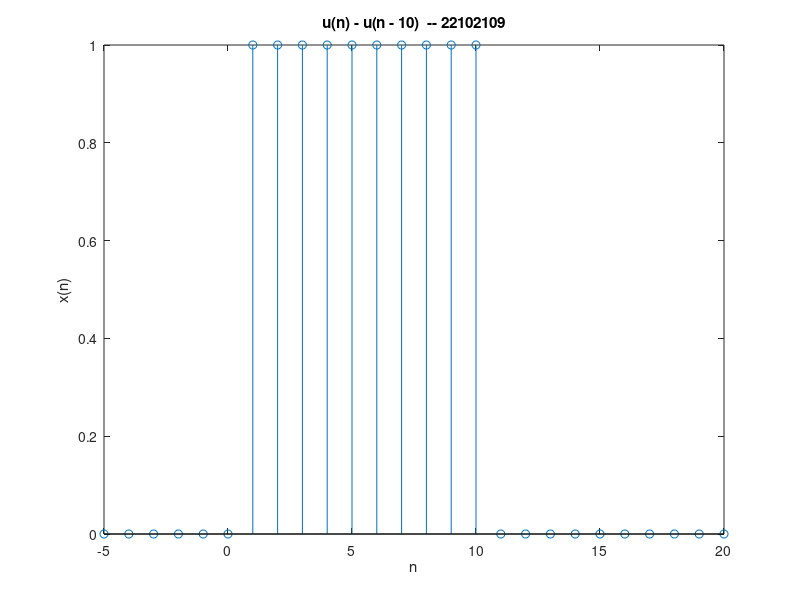

MATLAB code to generate this figure:
clc;
clear all;
n = -5:1:20;
u1 = n > 0;
u2 = n > 10;
u = u1 - u2;
stem(n,u);
title('u(n) - u(n - 10)  -- 22102109');
xlabel('n');
ylabel('x(n)');
